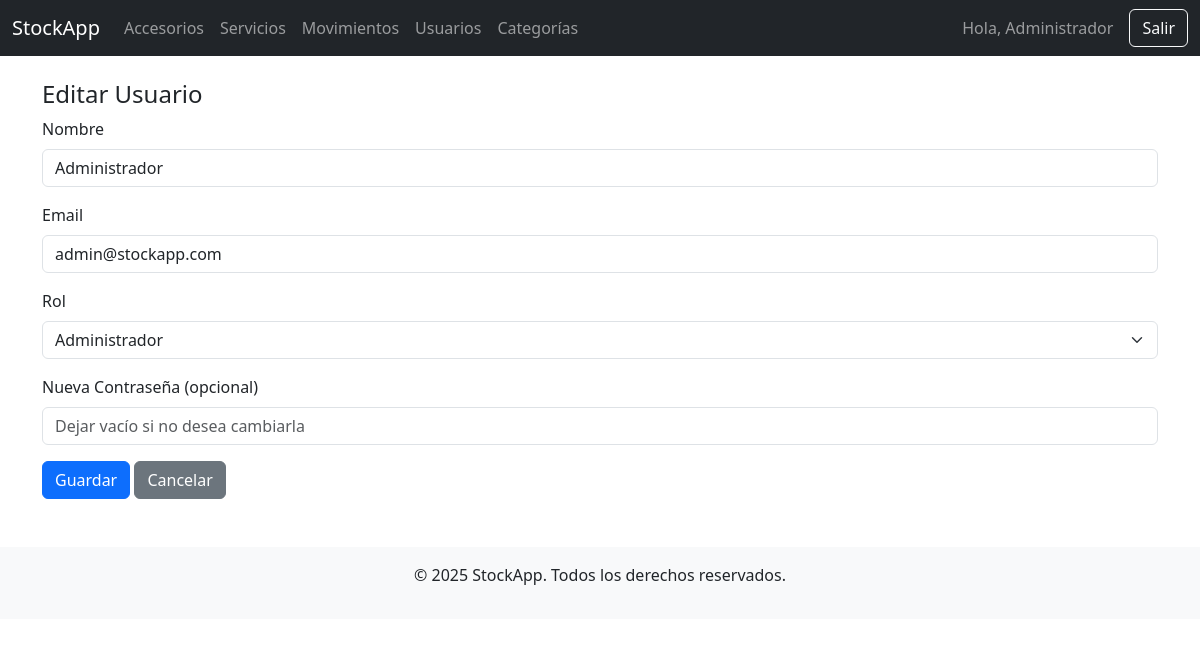
The app's page /usuarios/editar.php?id=1 (signed in) with its own data.
### tables this page shows
CREATE TABLE `usuarios` (
  `id` int(11) NOT NULL,
  `nombre` varchar(100) NOT NULL,
  `email` varchar(100) NOT NULL,
  `password` varchar(255) NOT NULL,
  `rol` enum('admin','empleado') DEFAULT 'empleado',
  `activo` tinyint(1) DEFAULT 1,
  `creado_en` timestamp NOT NULL DEFAULT current_timestamp()
);

### usuarios/editar.php (the view, shortened to what this page needs)
<?php
require_once '../config/database.php';
$id = $_GET['id'] ?? null;
$stmt = $pdo->prepare("SELECT * FROM usuarios WHERE id = ?");
$stmt->execute([$id]);
$usuario = $stmt->fetch();
?>
<?php include '../includes/header.php'; ?>
<?php include '../includes/navbar.php'; ?>
<div class="container mt-4">
    <h4>Editar Usuario</h4>
    <form method="POST" class="row g-3">
        <div class="col-12">
            <label class="form-label">Nombre</label>
            <input type="text" name="nombre" class="form-control" required value="<?= htmlspecialchars($usuario['nombre']) ?>">
        </div>
        <div class="col-12">
            <label class="form-label">Email</label>
            <input type="email" name="email" class="form-control" required value="<?= htmlspecialchars($usuario['email']) ?>">
        </div>
        <div class="col-12">
            <label class="form-label">Rol</label>
            <select name="rol" class="form-select" required>
                <option value="admin" <?= $usuario['rol'] === 'admin' ? 'selected' : '' ?>>Administrador</option>
            </select>
        </div>
        <div class="col-12">
            <label class="form-label">Nueva Contraseña (opcional)</label>
            <input type="password" name="nueva_password" class="form-control" placeholder="Dejar vacío si no desea cambiarla">
        </div>
        <div class="col-12">
            <button type="submit" class="btn btn-primary">Guardar</button>
            <a href="listar.php" class="btn btn-secondary">Cancelar</a>
        </div>
    </form>
</div>
<?php include '../includes/footer.php'; ?>

### records on screen
usuarios: nombre "Administrador", email "admin@stockapp.com", rol "Administrador"

### other values on screen
$_SESSION['nombre'] "Administrador"
